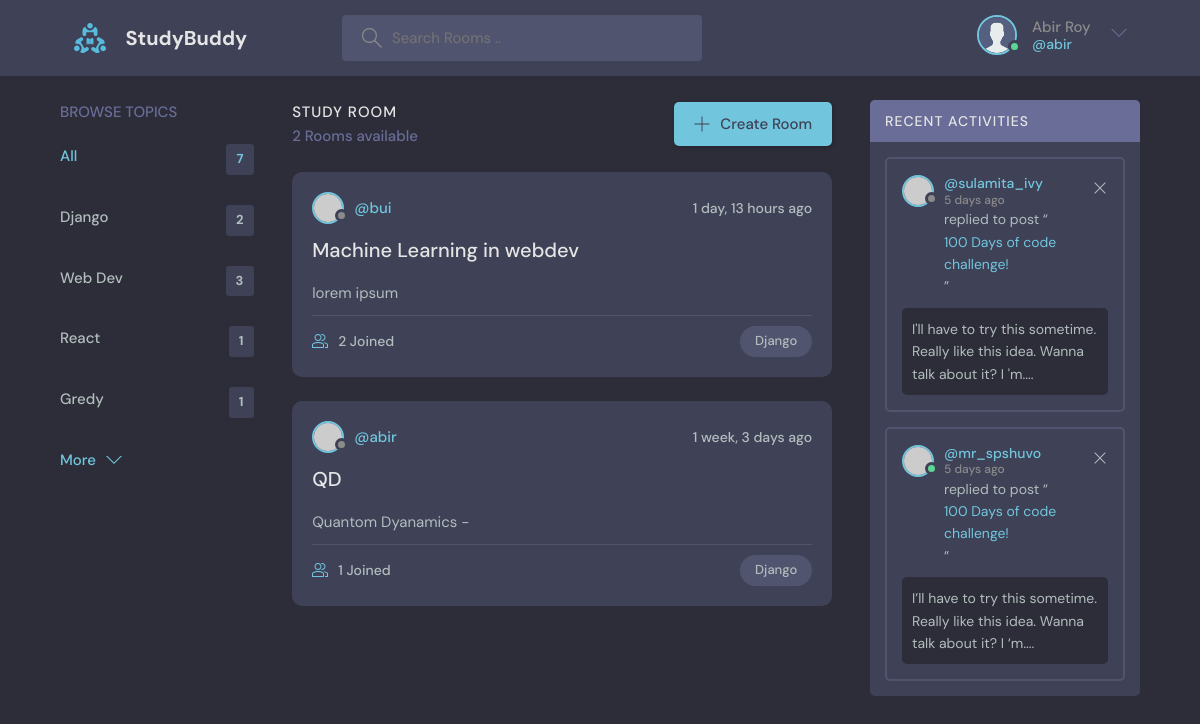
Screenshot of /?q=Django (signed in) with the database file from the repository.
### bas/models.py (models this page shows)
class Topic(models.Model):
    name = models.CharField(max_length=200)
    def __str__(self):
        return self.name

class Room(models.Model):
    host = models.ForeignKey(User, on_delete=models.SET_NULL, null=True)
    topic = models.ForeignKey(Topic, on_delete=models.SET_NULL, null=True)
    name = models.CharField(max_length=100)
    description = models.TextField(null=True, blank=True)
    participants = models.ManyToManyField(User, related_name='participants', blank=True)
    updated = models.DateTimeField(auto_now=True)
    created = models.DateTimeField(auto_now_add=True)
    class Meta:
        ordering = ['-updated', '-created']
    def __str__(self):
        return self.description[:20]

### bas/views.py (the view)
# urls.py: path('', views.home, name="home"),
def home(request):
    q = request.GET.get('q') if request.GET.get('q')!=None else ''
    rooms = Room.objects.filter(
        Q(topic__name__icontains=q) |
        Q(name__icontains=q) |
        Q(description__icontains=q) |
        Q(host__username__icontains=q)
    )
    topics = Topic.objects.all()
    messg = Message.objects.filter(room__in=rooms)
    Topics = []
    for topic in topics:
        cnt = Room.objects.filter(
        Q(topic__name=topic.name)).count
        Topics.append({'topic' : topic, 'count' : cnt})
    content = {'Rooms':rooms, 'Topics' : Topics,
               'total_room':Room.objects.all().count, 'Messages' : messg}
    return render(request, 'bas/home.html', content)

### bas/templates/bas/home.html
{% extends 'main.html' %}
{% block content %}
<main class="layout layout--3">
  <div class="container">
    <div>
      {% url 'home' as the_url %}
      {% include 'bas/topics.html' with link=the_url %}
    </div>
      {% include 'bas/feed.html' %}
    <div class="activities">
      <div class="activities__header">
        <h2>Recent Activities</h2>
      </div>
      <div class="activities__box">
        <div class="activities__boxHeader roomListRoom__header">
          <a href="profile.html" class="roomListRoom__author">
            <div class="avatar avatar--small">
              <img src="https://randomuser.me/api/portraits/women/11.jpg" />
            </div>
            <p>
              @sulamita_ivy
              <span>5 days ago</span>
            </p>
          </a>
          <div class="roomListRoom__actions">
            <a href="#">
              <svg version="1.1" xmlns="http://www.w3.org/2000/svg" width="32" height="32" viewBox="0 0 32 32">
                <title>remove</title>
                <path
                  d="M27.314 6.019l-1.333-1.333-9.98 9.981-9.981-9.981-1.333 1.333 9.981 9.981-9.981 9.98 1.333 1.333 9.981-9.98 9.98 9.98 1.333-1.333-9.98-9.98 9.98-9.981z"
                ></path>
              </svg>
            </a>
          </div>
        </div>
        <div class="activities__boxContent">
          <p>replied to post “<a href="room.html">100 Days of code challenge!</a>”</p>
          <div class="activities__boxRoomContent">
            I'll have to try this sometime. Really like this idea. Wanna talk about it? I 'm....
          </div>
        </div>
      </div>
      <div class="activities__box">
        <div class="activities__boxHeader roomListRoom__header">
          <a href="profile.html" class="roomListRoom__author">
            <div class="avatar avatar--small active">
              <img src="https://randomuser.me/api/portraits/men/13.jpg" />
            </div>
            <p>
              @mr_spshuvo
              <span>5 days ago</span>
            </p>
          </a>
          <div class="roomListRoom__actions">
            <a href="#">
              <svg version="1.1" xmlns="http://www.w3.org/2000/svg" width="32" height="32" viewBox="0 0 32 32">
                <title>remove</title>
                <path
                  d="M27.314 6.019l-1.333-1.333-9.98 9.981-9.981-9.981-1.333 1.333 9.981 9.981-9.981 9.98 1.333 1.333 9.981-9.98 9.98 9.98 1.333-1.333-9.98-9.98 9.98-9.981z"
                ></path>
              </svg>
            </a>
          </div>
        </div>
        <div class="activities__boxContent">
          <p>replied to post “<a href="room.html">100 Days of code challenge!</a>”</p>
          <div class="activities__boxRoomContent">
            I’ll have to try this sometime. Really like this idea. Wanna talk about it? I ‘m....
          </div>
        </div>
      </div>
    </div>
  </div>
</main>
{% endblock %}

### templates/navbar.html (shortened to what this page needs)
{% load static %}
<header class="header header--loggedIn">
    <div class="container">
    <a href="{% url 'home' %}" class="header__logo">
        <img src="{% static 'images/logo.svg' %}" />
        <h1>StudyBuddy</h1>
    </a>
    <form class="header__search" method="GET" action="{%url 'home'%}">
        <label>
        <input type="text" name="q" placeholder="Search Rooms .."/>
        </label>
    </form>
    <nav class="header__menu">
        {% if request.user.is_authenticated %}
        <div class="header__user">
        <a href="{% url 'userProfile' request.user.id %}">
            <div class="avatar avatar--medium active">
            <img src="{% static 'images/avatar.svg' %}" />
            </div>
            <p>{{request.user.first_name}} {{request.user.last_name}}<span>@{{request.user.username}}</span></p>
        </a>
        <button class="dropdown-button" onclick="dropmenu_func()" >
            <svg version="1.1" xmlns="http://www.w3.org/2000/svg" width="32" height="32" viewBox="0 0 32 32">
            <title>chevron-down</title>
            <path d="M16 21l-13-13h-3l16 16 16-16h-3l-13 13z"></path>
            </svg>
        </button>
        </div>
        {% else %}
        <a href="{% url 'Login' %}">
        <img src="{% static 'images/avatar.svg' %}" />
        <p>Login</p>
        </a>
        {% endif %}
    </nav>
    </div>
</header>

### bas/templates/bas/topics.html
<div class="topics">
    <div class="topics__header">
        <h2>Browse Topics</h2>
    </div>
    <ul class="topics__list">
        <li>
        <a href="{{link}}" class="active">All <span>{{total_room}}</span></a>
        </li>
        {% for topic in Topics %}
        <li>
        <a href="{{link}}?q={{topic.topic.name}}">{{topic.topic.name}}
            <span>{{topic.count}}</span></a>
        </li>
        {% endfor %}
    </ul>
    <a class="btn btn--link" href="topics.html">
        More
        <svg version="1.1" xmlns="http://www.w3.org/2000/svg" width="32" height="32" viewBox="0 0 32 32">
        <title>chevron-down</title>
        <path d="M16 21l-13-13h-3l16 16 16-16h-3l-13 13z"></path>
        </svg>
    </a>
</div>

### bas/templates/bas/feed.html (shortened to what this page needs)
<div class="roomList">
    <div class="roomList__header">
      <div>
        <h2>Study Room</h2>
        <p>{{Rooms.count}} Room{% if Rooms.count > 1 %}s{% endif %} available</p>
      </div>
      <a class="btn btn--main" href="{% url 'createRoom' %}">
        <svg version="1.1" xmlns="http://www.w3.org/2000/svg" width="32" height="32" viewBox="0 0 32 32">
          <title>add</title>
          <path
            d="M16.943 0.943h-1.885v14.115h-14.115v1.885h14.115v14.115h1.885v-14.115h14.115v-1.885h-14.115v-14.115z"
          ></path>
        </svg>
        Create Room
      </a>
    </div>
    {% for room in Rooms%}
    <div class="roomListRoom">
      <div class="roomListRoom__header">
        <a href="{% url 'userProfile' room.host.id %}" class="roomListRoom__author">
          <div class="avatar avatar--small">
            <img src="https://randomuser.me/api/portraits/women/11.jpg" />
          </div>
          <span>@{{room.host.username}}</span>
        </a>
        <div class="roomListRoom__actions">
          <span>{{room.updated|timesince}} ago</span>
        </div>
      </div>
      <div class="roomListRoom__content">
        <a href="{% url 'Room' room.id %}">{{room.name}}</a>
        <p>
          {{room}}
        </p>
      </div>
      <div class="roomListRoom__meta">
        <a href="{% url 'Room' room.id %}" class="roomListRoom__joined">
          {{room.participants.count}} Joined
        </a>
        <p class="roomListRoom__topic">{{room.topic}}</p>
      </div>
    </div>
    {% endfor %}
  </div>

### rows the page displays
Topic: topic.name "Django", count "2"
Topic: topic.name "Web Dev", count "3"
Topic: topic.name "React", count "1"
Topic: topic.name "Gredy", count "1"
Room: host.username "bui", updated "1 day, 13 hours", name "Machine Learning in webdev", description "lorem ipsum", participants.count "2", topic "Django"
Room: host.username "abir", updated "1 week, 3 days", name "QD", description "Quantom Dyanamics -", participants.count "1", topic "Django"

### other values shown
{{ request.user.first_name }} "Abir"
{{ request.user.last_name }} "Roy"
{{ request.user.username }} "abir"
{{ total_room }} "7"
{{ Rooms.count }} "2"
